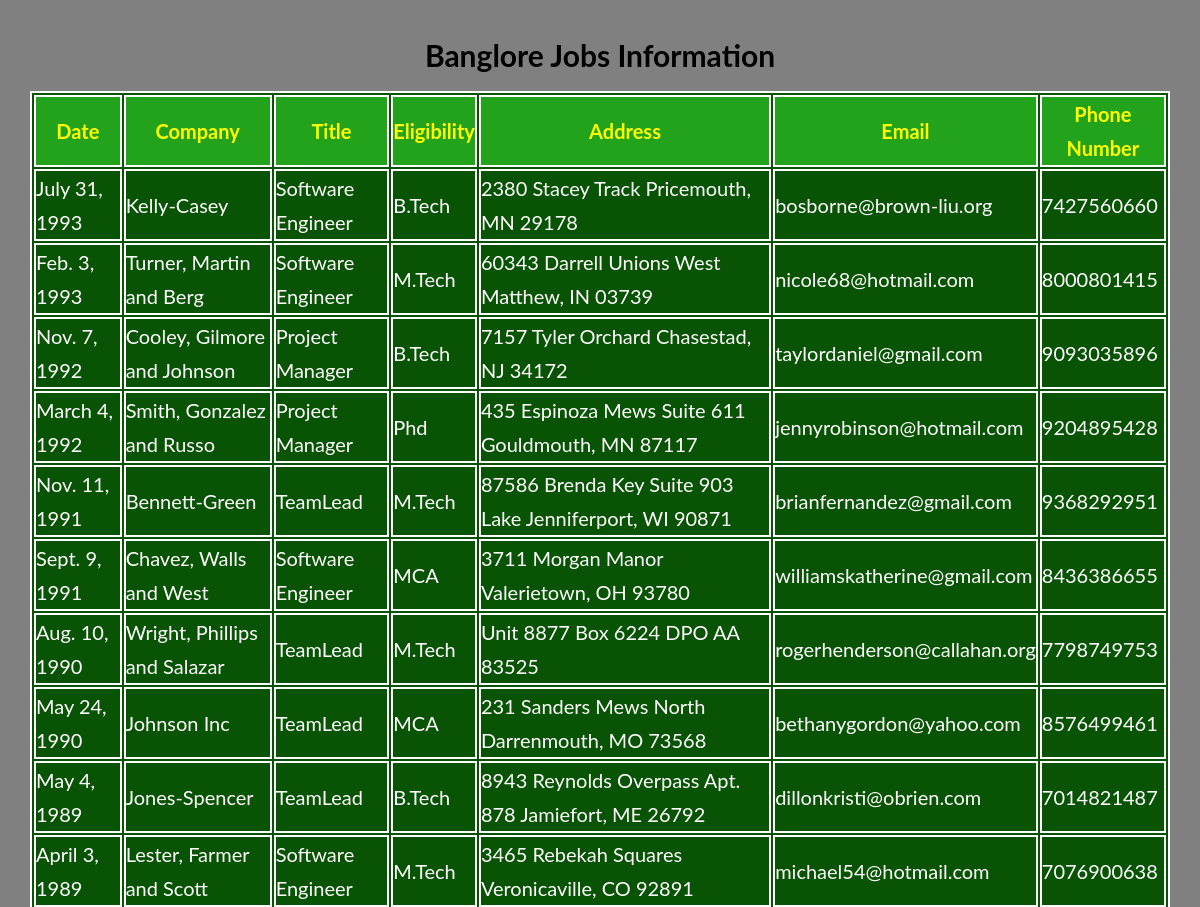
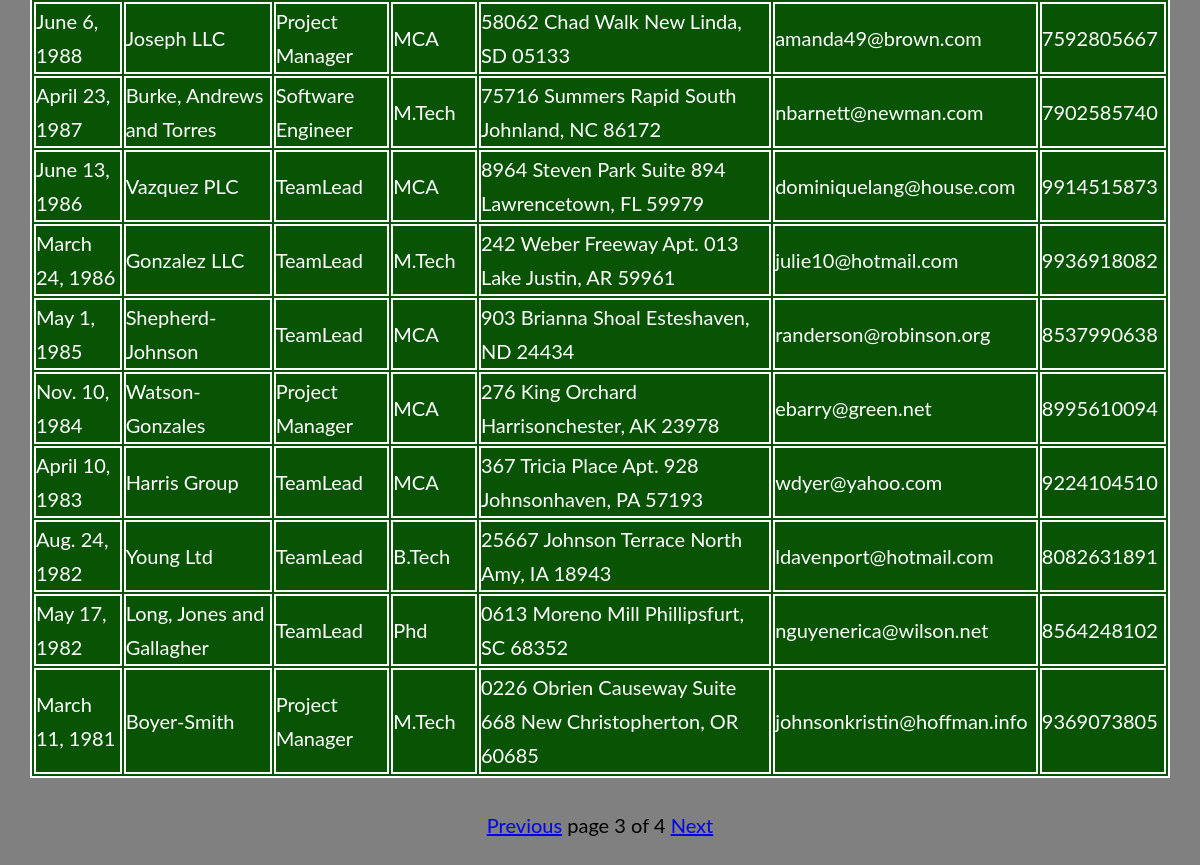
/bjobs/?page=3, run on the app's committed database (2 pictures, top to bottom).
### job/models.py (models this page shows)
class blorejobs(models.Model):
    date=models.DateField();
    company=models.CharField(max_length=100);
    title=models.CharField(max_length=100);
    eligibility=models.CharField(max_length=100);
    address=models.CharField(max_length=100);
    email=models.EmailField();
    phonenumber=models.IntegerField()

### job/views.py (the view)
# urls.py: path('bjobs/', views.bjobs),
def bjobs(request):
    blore_jobs=blorejobs.objects.order_by('-date')
    paginator=Paginator(blore_jobs,20)
    page_number=request.GET.get('page')
    try:
       blore_jobs=paginator.page(page_number)
    except PageNotAnInteger:
       blore_jobs=paginator.page(1)
    except EmptyPage:
       blore_jobs=paginator.page(paginator.num_pages)
    return render(request,'job/blorejobs.html',{'blore_jobs':blore_jobs})

### templates/job/blorejobs.html (shortened to what this page needs)
<!DOCTYPE html>
{%load static%}
<html lang="en" dir="ltr">
  <head>
    <link rel="stylesheet" href="{% static "job/demo1.css" %}">
  </head>
  <body class="col">
    <h1 class="jobs">Banglore Jobs Information</h1>
      {% if blore_jobs %}
      <table id='tab'>
        <thead>
          <th>Date</th>
          <th>Company</th>
          <th>Title</th>
          <th>Eligibility</th>
          <th>Address</th>
          <th>Email</th>
          <th>Phone Number</th>
        </thead>
        {%for job in blore_jobs %}
        <tr>
          <td>{{job.date}}</td>
          <td>{{job.company}}</td>
          <td>{{job.title}}</td>
          <td>{{job.eligibility}}</td>
          <td>{{job.address}}</td>
          <td>{{job.email}}</td>
          <td>{{job.phonenumber}}</td>
        </tr>
        {% endfor %}
      </table>
      <div class="pag">
        {%include 'job/pagination.html' with page=blore_jobs%}
      </div>
      {%else %}
      <p>No Jobs Found in blore</p>
    {% endif %}
  </body>
</html>

### static/job/demo1.css (style rules this page uses)
*, *::after, *::before { margin: 0; padding: 0; box-sizing: inherit; }
html { font-size: 62.5%; }
body { font-family: "Lato", sans-serif; font-weight: 400; line-height: 1.7; color: #777; padding: 3rem; box-sizing: border-box; }
table,thead,th,tr,td { color:white; border:2px solid white; font-size: 20px; margin:auto; background:#085404; }
thead,th { color:yellow; border:2px solid white; font-size: 20px; margin:auto; background:#23a31c; }
.col { background-image: linear-gradient(to right, grey,grey); }
.jobs { color:black; text-align: center; margin-bottom: 10px; font-size: 30px; }
.pag { text-align: center; margin-top: 30px; color:black; font-size: 20px; }

### data on the page
blorejobs: date "July 31, 1993", company "Kelly-Casey", title "Software Engineer", eligibility "B.Tech", address "2380 Stacey Track Pricemouth, MN 29178", email "bosborne@brown-liu.org", phonenumber "7427560660"
blorejobs: date "Feb. 3, 1993", company "Turner, Martin and Berg", title "Software Engineer", eligibility "M.Tech", address "60343 Darrell Unions West Matthew, IN 03739", email "nicole68@hotmail.com", phonenumber "8000801415"
blorejobs: date "Nov. 7, 1992", company "Cooley, Gilmore and Johnson", title "Project Manager", eligibility "B.Tech", address "7157 Tyler Orchard Chasestad, NJ 34172", email "taylordaniel@gmail.com", phonenumber "9093035896"
blorejobs: date "March 4, 1992", company "Smith, Gonzalez and Russo", title "Project Manager", eligibility "Phd", address "435 Espinoza Mews Suite 611 Gouldmouth, MN 87117", email "jennyrobinson@hotmail.com", phonenumber "9204895428"
blorejobs: date "Nov. 11, 1991", company "Bennett-Green", title "TeamLead", eligibility "M.Tech", address "87586 Brenda Key Suite 903 Lake Jenniferport, WI 90871", email "brianfernandez@gmail.com", phonenumber "9368292951"
blorejobs: date "Sept. 9, 1991", company "Chavez, Walls and West", title "Software Engineer", eligibility "MCA", address "3711 Morgan Manor Valerietown, OH 93780", email "williamskatherine@gmail.com", phonenumber "8436386655"
blorejobs: date "Aug. 10, 1990", company "Wright, Phillips and Salazar", title "TeamLead", eligibility "M.Tech", address "Unit 8877 Box 6224 DPO AA 83525", email "rogerhenderson@callahan.org", phonenumber "7798749753"
blorejobs: date "May 24, 1990", company "Johnson Inc", title "TeamLead", eligibility "MCA", address "231 Sanders Mews North Darrenmouth, MO 73568", email "bethanygordon@yahoo.com", phonenumber "8576499461"
blorejobs: date "May 4, 1989", company "Jones-Spencer", title "TeamLead", eligibility "B.Tech", address "8943 Reynolds Overpass Apt. 878 Jamiefort, ME 26792", email "dillonkristi@obrien.com", phonenumber "7014821487"
blorejobs: date "April 3, 1989", company "Lester, Farmer and Scott", title "Software Engineer", eligibility "M.Tech", address "3465 Rebekah Squares Veronicaville, CO 92891", email "michael54@hotmail.com", phonenumber "7076900638"
blorejobs: date "June 6, 1988", company "Joseph LLC", title "Project Manager", eligibility "MCA", address "58062 Chad Walk New Linda, SD 05133", email "amanda49@brown.com", phonenumber "7592805667"
blorejobs: date "April 23, 1987", company "Burke, Andrews and Torres", title "Software Engineer", eligibility "M.Tech", address "75716 Summers Rapid South Johnland, NC 86172", email "nbarnett@newman.com", phonenumber "7902585740"
blorejobs: date "June 13, 1986", company "Vazquez PLC", title "TeamLead", eligibility "MCA", address "8964 Steven Park Suite 894 Lawrencetown, FL 59979", email "dominiquelang@house.com", phonenumber "9914515873"
blorejobs: date "March 24, 1986", company "Gonzalez LLC", title "TeamLead", eligibility "M.Tech", address "242 Weber Freeway Apt. 013 Lake Justin, AR 59961", email "julie10@hotmail.com", phonenumber "9936918082"
blorejobs: date "May 1, 1985", company "Shepherd-Johnson", title "TeamLead", eligibility "MCA", address "903 Brianna Shoal Esteshaven, ND 24434", email "randerson@robinson.org", phonenumber "8537990638"
blorejobs: date "Nov. 10, 1984", company "Watson-Gonzales", title "Project Manager", eligibility "MCA", address "276 King Orchard Harrisonchester, AK 23978", email "ebarry@green.net", phonenumber "8995610094"
blorejobs: date "April 10, 1983", company "Harris Group", title "TeamLead", eligibility "MCA", address "367 Tricia Place Apt. 928 Johnsonhaven, PA 57193", email "wdyer@yahoo.com", phonenumber "9224104510"
blorejobs: date "Aug. 24, 1982", company "Young Ltd", title "TeamLead", eligibility "B.Tech", address "25667 Johnson Terrace North Amy, IA 18943", email "ldavenport@hotmail.com", phonenumber "8082631891"
blorejobs: date "May 17, 1982", company "Long, Jones and Gallagher", title "TeamLead", eligibility "Phd", address "0613 Moreno Mill Phillipsfurt, SC 68352", email "nguyenerica@wilson.net", phonenumber "8564248102"
blorejobs: date "March 11, 1981", company "Boyer-Smith", title "Project Manager", eligibility "M.Tech", address "0226 Obrien Causeway Suite 668 New Christopherton, OR 60685", email "johnsonkristin@hoffman.info", phonenumber "9369073805"

### other printed values
{{ page.number }} "3"
{{ page.paginator.num_pages }} "4"
